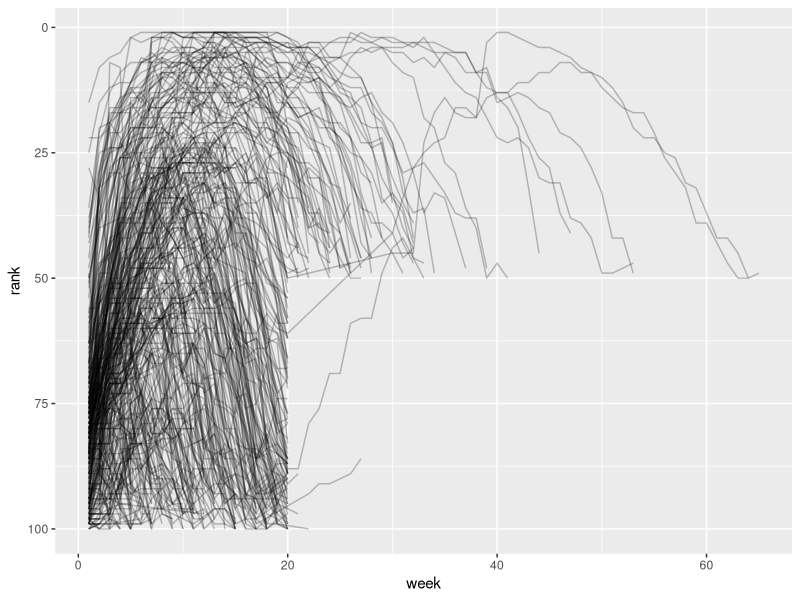
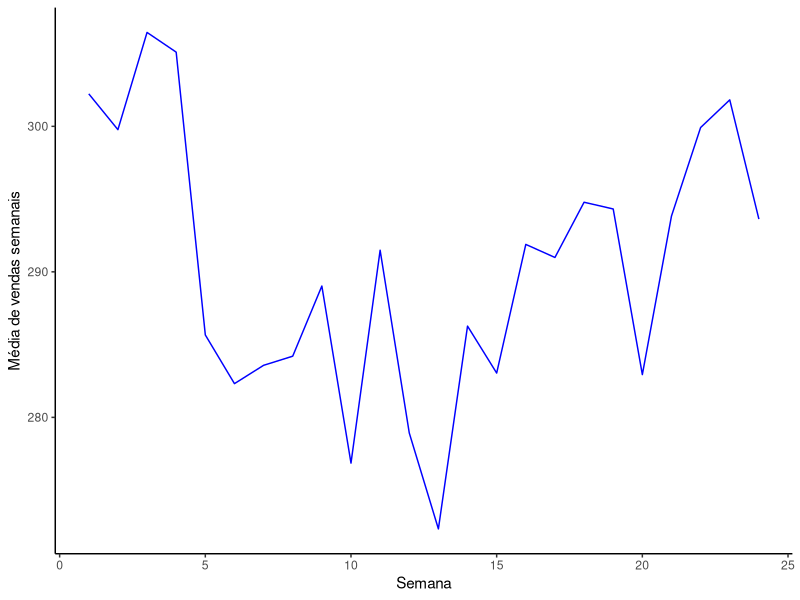
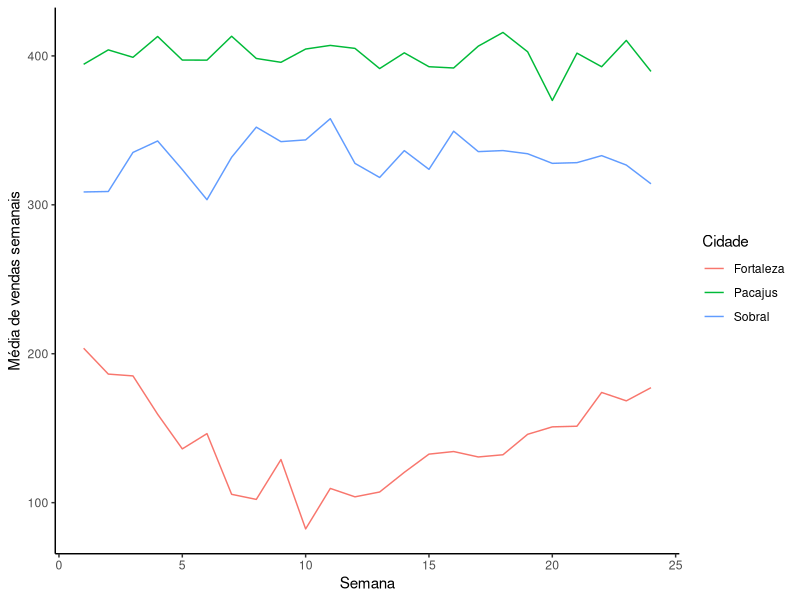

Reproduce these figures in R, in order.
## ---- chunk 1
#| label: setup
#| include: false

library(tidyverse)
## ---- chunk 2
#| echo: false

library(tidyverse)

# Tabela 1
table1 <- 
  tibble(
  country = c("Afghanistan", "Afghanistan", "Brazil", 
              "Brazil", "China", "China"),
  year = c(1999, 2000, 1999, 
           2000, 1999, 2000),
  cases = c(745, 2666, 37737, 
            80488, 212258, 213766),
  population = c(19987071, 20595360, 172006362, 
                 174504898, 1272915272, 1280428583)
)

# Tabela 2
table2 <- 
  table1 %>% 
  pivot_longer(cols = c(cases, population), 
               names_to = "type", 
               values_to = "count")

# Tabela 3
table3 <- table1 %>% 
  mutate(rate = paste(cases, "/", population)) |> 
  select(c(country,year,rate))

table1

table2

table3

## ---- chunk 3
#| message: true
#| warning: true

library(tidyverse)
## ---- chunk 4
billboard
## ---- chunk 5
billboard |> 
  pivot_longer(
    cols = starts_with("wk"),
    names_to = "week",
    values_to = "rank"
  )
## ---- chunk 6

billboard |> 
  pivot_longer(
    cols = starts_with("wk"),
    names_to = "week",
    values_to = "rank"
  )
## ---- chunk 7
#| code-line-numbers: "|6|"

billboard |> 
  pivot_longer(
    cols = starts_with("wk"),
    names_to = "week",
    values_to = "rank",
    values_drop_na = T
  )
## ---- chunk 8
billboard_longer <- 
  billboard |> 
  pivot_longer(
    cols = starts_with("wk"),
    names_to = "week",
    values_to = "rank",
    values_drop_na = T
  ) |> 
  mutate(
    week = parse_number(week)
  )

billboard_longer
## ---- chunk 9
#| fig-align: center
#| out-width: 70%
billboard_longer |> 
  ggplot(aes(x = week, y = rank, group = track)) + 
  geom_line(alpha = 0.25) + 
  scale_y_reverse()
## ---- chunk 10
df <- tribble(
  ~id,  ~bp1, ~bp2,
   "A",  100,  120,
   "B",  140,  115,
   "C",  120,  125
)

df
## ---- chunk 11
df |> 
  pivot_longer(
    cols = bp1:bp2,
    names_to = "measurement",
    values_to = "value"
    )
## ---- chunk 12
#| include: false

# Criando o banco de dados simulado
dados <- tibble(
  produto = rep(c("Arroz", "Feijão", "Açúcar"), each = 24),
  cidade = rep(c("Fortaleza", "Pacajus", "Sobral"), each = 24),
)

# Definindo as características de cada cidade
fortaleza_base <- 200
fortaleza_decremento <- 10
pacajus_base <- 400
pacajus_decremento <- 0
sobral_base <- 300
sobral_decremento <- 5

# Gerando os valores de vendas para cada cidade e semana
set.seed(42)  # Definindo uma semente para reprodução dos resultados
for (i in 1:24) {
  semana <- paste0("Semana", i)
  
  # Fortaleza
  if (i <= 10) {
    vendas_fortaleza <- fortaleza_base - fortaleza_decremento * i
  } else {
    vendas_fortaleza <- (fortaleza_base - fortaleza_decremento * 10) + (i - 10) * (fortaleza_decremento/2)
  }
  
  # Pacajus
  if (i <= 10) {
    vendas_pacajus <- pacajus_base
  } else {
    vendas_pacajus <- pacajus_base - pacajus_decremento * (i - 10)
  }
  
  # Sobral
  if (i <= 10) {
    vendas_sobral <- sobral_base + sobral_decremento * i
  } else {
    vendas_sobral <- (sobral_base + sobral_decremento * 10) - (i - 10) * (sobral_decremento/2)
  }
  
  # Adicionando variabilidade aos valores de vendas
  vendas_fortaleza <- vendas_fortaleza + rnorm(1, mean = 0, sd = 10)
  vendas_pacajus <- vendas_pacajus + rnorm(1, mean = 0, sd = 10)
  vendas_sobral <- vendas_sobral + rnorm(1, mean = 0, sd = 10)
  
  # Atribuindo os valores ao banco de dados
  dados <- dados %>%
    mutate(!!semana := case_when(
      cidade == "Fortaleza" ~ vendas_fortaleza,
      cidade == "Pacajus" ~ vendas_pacajus,
      cidade == "Sobral" ~ vendas_sobral
    ))
}

dados

## ---- chunk 13
#| include: false

vendas_semanais <- 
  read_csv("./data/vendas_semanais.csv")

## ---- chunk 14
vendas_semanais
## ---- chunk 15
df <- 
  vendas_semanais |> 
  pivot_longer(
    cols = starts_with("semana"),
    names_to = "semana",
    values_to = "vendas"
  ) |> 
  mutate(
    semana = parse_number(semana)
  )

df
## ---- chunk 16
#| echo: false
#| fig-align: center
#| fig-cap: Você vai precisar das funções `group_by()`, `summarise()`, `geom_line()`
#| out-width: 60%

df |>
  group_by(semana) |> 
  summarise(m = mean(vendas)) |>
  ggplot(aes(x = semana, 
             y = m)) +
  geom_line(color = "blue") +
  labs(x = "Semana",
       y = "Média de vendas semanais") +
  theme_classic()
## ---- chunk 17
#| echo: false
#| fig-align: center
#| out-width: 55%

df |> 
  group_by(cidade,semana) |> 
  summarise(m = mean(vendas)) |> 
  ggplot(aes(x = semana,
             y = m,
             color = cidade)) +
  geom_line() +
  labs(x = "Semana",
       y = "Média de vendas semanais",
       color = "Cidade") +
  theme_classic()
